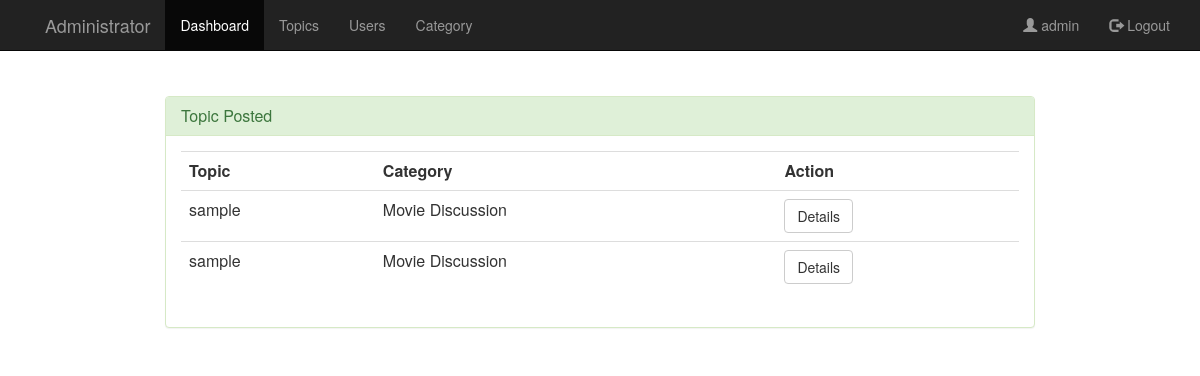
/forum/admin/home.php (signed in), run on the app's committed database.
### tables this page shows
CREATE TABLE `tblpost` (
  `post_Id` int(11) NOT NULL,
  `title` varchar(255) DEFAULT NULL,
  `content` text DEFAULT NULL,
  `datetime` datetime DEFAULT NULL,
  `cat_id` int(12) DEFAULT NULL,
  `user_Id` int(12) DEFAULT NULL
);

CREATE TABLE `category` (
  `cat_id` int(12) NOT NULL,
  `category` varchar(200) DEFAULT NULL
);

### forum/admin/home.php (the view, shortened to what this page needs)
<?php
$uname=$_SESSION['uname'];
?>
<html>
<head>
	<link rel="stylesheet" type="text/css" href="../css/global.css">
	<link rel="stylesheet" type="text/css" href="../css/bootstrap.css">
	<link rel="stylesheet" type="text/css" href="../css/bootstrap.min.css">
    <link href="//netdna.bootstrapcdn.com/font-awesome/4.0.3/css/font-awesome.css" rel="stylesheet">
</head>
<body>
    <nav class="navbar navbar-inverse navbar-fixed-top">
        <div class="container">
            <div class="navbar-header page-scroll">
                <a class="navbar-brand page-scroll" href="home.php"></a>
            </div>
            <div class="navbar-header">
                <a class="navbar-brand" href="home.php">Administrator</a>
            </div>
            <div class="collapse navbar-collapse" id="bs-example-navbar-collapse-1">
                <ul class="nav navbar-nav navbar-left">
                    <li class="active"><a href="home.php"> Dashboard</a></li>
                    <li><a href="post.php"> Topics</a></li>
                    <li><a href="user.php"> Users</a></li>
                    <li><a href="category.php">Category</a></li>
                </ul>
   <ul class="nav navbar-nav navbar-right">
                    <li><a href="#" ><span class="glyphicon glyphicon-user"></span> <?php echo $uname;?></a></li>
                <li ><a href="logout.php"><span class="glyphicon glyphicon-log-out"></span> Logout</a></li>
                </ul>
            </div>
        </div>
    </nav>
        <div class="container" style="margin:8% auto;width:900px;">
            <div class="panel panel-success">
                <div class="panel-heading">
                    <h3 class="panel-title">Topic Posted</h3>
                </div>
                 <div class="panel-body">
            <table class="table table-stripped">
                                <th>Topic</th>
                                <th>Category</th>
                                <th>Action</th>
                            <?php
                            include "../functions/db.php";
                            $sql = "SELECT * FROM tblpost as tp join category as c on tp.cat_id=c.cat_id ORDER BY `datetime` ASC LIMIT 5";
                            $run = mysqli_query($con, $sql);
                            while($row=mysqli_fetch_array($run))
                            {
                                $id = $row['post_Id'];
                                echo "<tr>";
                                echo "<td>".$row['title']."</td>";
                                echo "<td>".$row['category']."</td>";
                                 echo "<td>".
                                    "<a href='topic-details.php?post_Id=$id' class='btn btn-default'>Details</a>"
                                    ."</td>";
                                echo "</tr>";
                            }
                            ?>
                            </table>
                     </div>
                </div>
            </div>
	</body>
</html

### forum/css/global.css (style rules this page uses)
body { margin: 0; font-family: "Ubuntu", Arial, Helvetica, sans-serif; background-color: #1b262c; }

### data on the page
tblpost: title "sample", cat.category "Movie Discussion"
tblpost: title "sample", cat.category "Movie Discussion"

### other printed values
$uname "admin"
